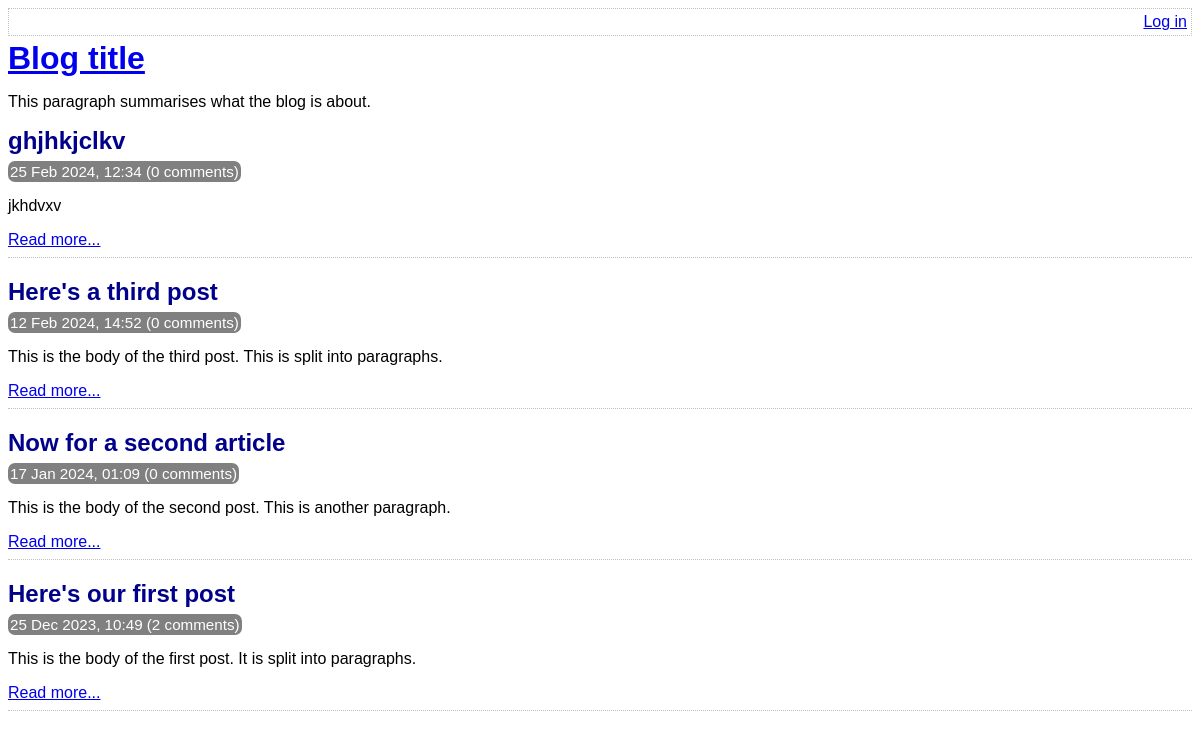
Before: / with the older database file.
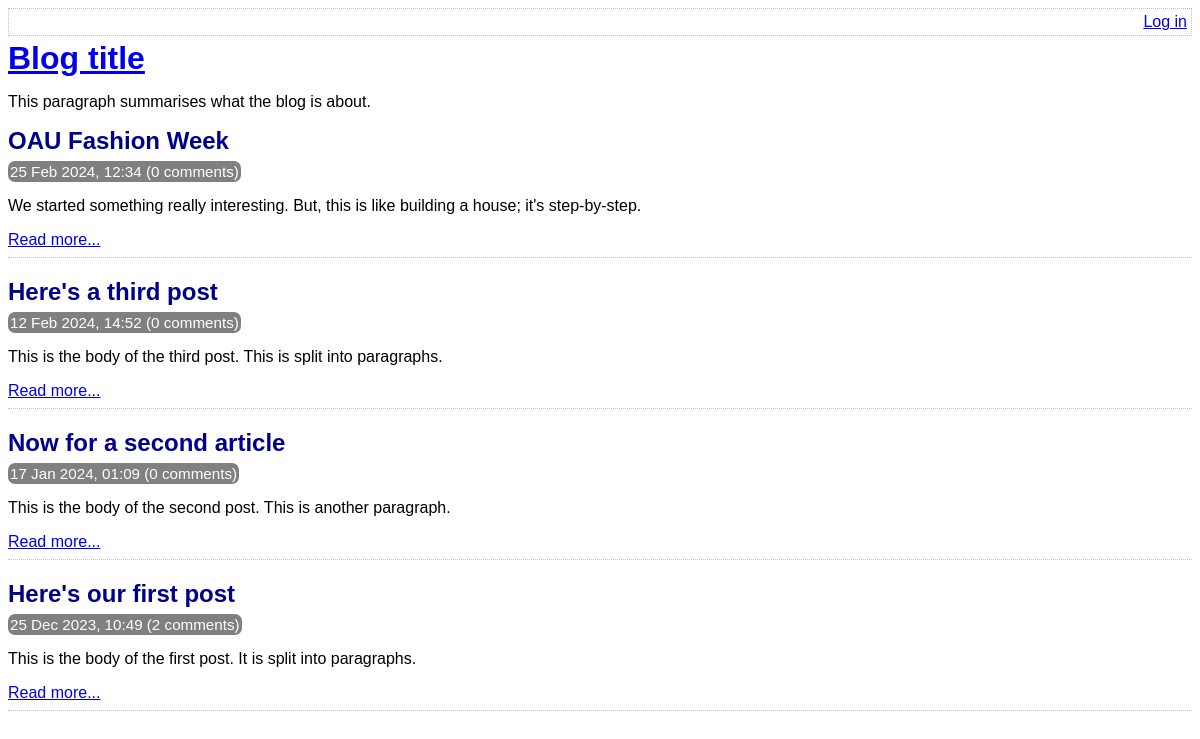
After: the same page with the newer database file.
### tables this page shows
CREATE TABLE post (
	id INTEGER PRIMARY KEY AUTOINCREMENT NOT NULL,
	title VARCHAR NOT NULL,
	body VARCHAR NOT NULL,
	user_id INTEGER NOT NULL,
	created_at VARCHAR NOT NULL,
	updated_at VARCHAR,
	FOREIGN KEY (user_id) REFERENCES user(id)
);

### lib/common.php (called while the page is built, shortened)
<?php
function htmlEscape($html)
{
    return htmlspecialchars($html, ENT_HTML5, 'UTF-8');
}
function convertSqlDate($sqlDate)
{
    $date = DateTime::createFromFormat('Y-m-d H:i:s', $sqlDate);
    return $date->format('d M Y, H:i');
}
function countCommentsForPost(PDO $pdo, $postId)
{
    $sql = "
        SELECT
            COUNT(*) c
        FROM
            comment
        WHERE
            post_id = :post_id
    ";
    $stmt = $pdo->prepare($sql);
    $stmt->execute(
        array('post_id' => $postId, )
    );
    return (int) $stmt->fetchColumn();
}
function isLoggedIn()
{
    return isset($_SESSION['logged_in_username']);
}

### index.php (the view, shortened to what this page needs)
<?php
require_once 'lib/common.php';
$pdo = getPDO();
$stmt = $pdo->query(
    'SELECT
        id, title, created_at, body
    FROM
        post
    ORDER BY
        created_at DESC'
);
?>
<!DOCTYPE html>
<html>
    <head>
        <?php require 'templates/head.php' ?>
    </head>
    <body>
        <?php require 'templates/title.php' ?>
        <div class="post-list">
            <?php while ($row = $stmt->fetch(PDO::FETCH_ASSOC)): ?>
                <div class="post-synopsis">
                    <h2>
                        <?php echo htmlEscape($row['title']) ?>
                    </h2>
                    <div class="meta">
                        <?php echo convertSqlDate($row['created_at']) ?>
                        (<?php echo countCommentsForPost($pdo, $row['id']) ?> comments)
                    </div>
                    <p>
                        <?php echo htmlEscape($row['body']) ?>
                    </p>
                    <div class="post-controls">
                        <a
                            href="view-post.php?post_id=<?php echo $row['id'] ?>"
                        >Read more...</a>
                    </div>
                </div>
            <?php endwhile ?>
        </div>
    </body>
</html>

### templates/head.php (shortened to what this page needs)
<link rel="stylesheet" type="text/css" href="assets/main.css" />

### templates/top-menu.php
<div class="top-menu">
    <div class="menu-options">
        <?php if (isLoggedIn()): ?>
            <a href="list-posts.php">All posts</a>
            |
            <a href="edit-post.php">New post</a>
            |
            Hello <?php echo htmlEscape(getAuthUser()) ?>.
            <a href="logout.php">Log out</a>
        <?php else: ?>
            <a href="login.php">Log in</a>
        <?php endif ?>
    </div>
</div>

### templates/title.php
<?php require 'top-menu.php' ?>
<a href="index.php">
    <h1>Blog title</h1>
</a>
<p>This paragraph summarises what the blog is about.</p>

### assets/main.css (style rules this page uses)
.top-menu { border: 1px dotted silver; min-height: 18px; padding: 4px; margin-bottom: 4px; }
.menu-options { float: right; }
h1, h2, h3 { margin-top: 0; margin-bottom: 8px; }
body { font-family: sans-serif; }
.post-synopsis { padding-bottom: 8px; border-bottom: 1px dotted silver; margin-bottom: 20px; }
.post-synopsis h2, .post h2 { color: darkblue; }
.post .date, .post-synopsis .meta { color: white; background-color: grey; border-radius: 7px; padding: 2px; display: inline; font-size: 0.95em; }

Changed rows visible on the page:
changed post: title "ghjhkjclkv" → "OAU Fashion Week"; body "jkhdvxv" → "We started something really interesting. But, this is like building a house; it's step-by-step."
